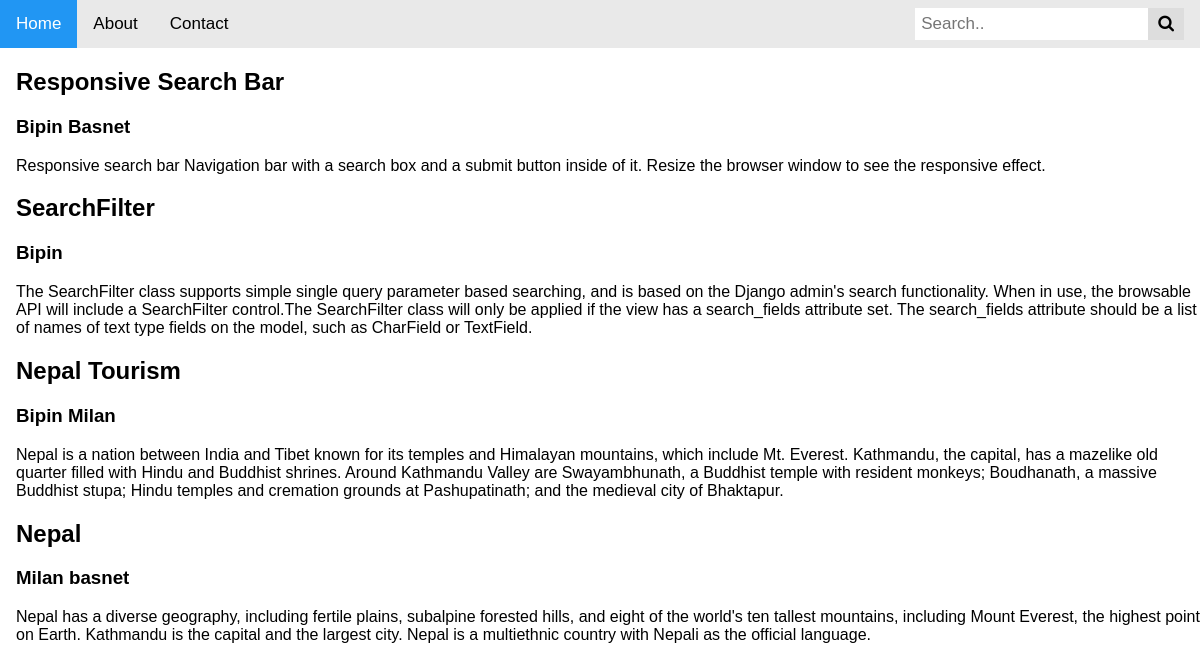
The page / on the database its author committed.
### data/models.py (models this page shows, shortened)
class Data(models.Model):
    name = models.CharField(max_length=40)
    title = models.CharField(max_length=50)
    description = models.TextField()

### data/views.py (the view)
# urls.py: path('', IndexView.as_view()),
class IndexView(ListView):
    model = Data
    def get(self, request, *args, **kwargs):
        items = Data.objects.all()
        context = {
            'items': items
        }
        return render(request, 'index.html', context)

### templates/index.html (shortened to what this page needs)
{% load static %}
<!DOCTYPE html>
<html lang="en">
<head>
    <link rel="stylesheet" href="{% static 'css/style.css' %}">
    <link rel="stylesheet" href="https://cdnjs.cloudflare.com/ajax/libs/font-awesome/4.7.0/css/font-awesome.min.css">
</head>
<body>
<div class="topnav">
    <a class="active" href="#home">Home</a>
    <a href="#about">About</a>
    <a href="#contact">Contact</a>
    <div class="search-container">
        <form method="get" action="{% url 'search' %}">
            <input type="text" placeholder="Search.." name="q" id="id_q">
            <button type="submit"><i class="fa fa-search"></i></button>
        </form>
    </div>
</div>
{% if items %}
{% for item in items %}
<div style="padding-left:16px">
    <h2>{{ item.title }}</h2>
    <h3>{{ item.name }}</h3>
    <p>{{ item.description }}</p>
</div>
{% endfor %}
{% endif %}
</body>
</html>

### apiproject/static/css/style.css (style rules this page uses)
* { box-sizing: border-box; }
body { margin: 0; font-family: Arial, Helvetica, sans-serif; }
.topnav { overflow: hidden; background-color: #e9e9e9; }
.topnav a { float: left; display: block; color: black; text-align: center; padding: 14px 16px; text-decoration: none; font-size: 17px; }
.topnav a.active { background-color: #2196F3; color: white; }
.topnav .search-container { float: right; }
.topnav input[type=text] { padding: 6px; margin-top: 8px; font-size: 17px; border: none; }
.topnav .search-container button { float: right; padding: 6px 10px; margin-top: 8px; margin-right: 16px; background: #ddd; font-size: 17px; border: none; cursor: pointer; }

### rows shown on the page
Data: title "Responsive Search Bar", name "Bipin Basnet", description "Responsive search bar Navigation bar with a search box and a submit button inside of it. Resize the browser window to see the responsive effect."
Data: title "SearchFilter", name "Bipin", description "The SearchFilter class supports simple single query parameter based searching, and is based on the Django admin's search functionality. When in use, the browsable API will include a SearchFilter control.The SearchFilter class will only be applied if the view has a search_fields attribute set. The search_fields attribute should be a list of names of text type fields on the model, such as CharField or TextField."
Data: title "Nepal Tourism", name "Bipin Milan", description "Nepal is a nation between India and Tibet known for its temples and Himalayan mountains, which include Mt. Everest. Kathmandu, the capital, has a mazelike old quarter filled with Hindu and Buddhist shrines. Around Kathmandu Valley are Swayambhunath, a Buddhist temple with resident monkeys; Boudhanath, a massive Buddhist stupa; Hindu temples and cremation grounds at Pashupatinath; and the medieval city of Bhaktapur."
Data: title "Nepal", name "Milan basnet", description "Nepal has a diverse geography, including fertile plains, subalpine forested hills, and eight of the world's ten tallest mountains, including Mount Everest, the highest point on Earth. Kathmandu is the capital and the largest city. Nepal is a multiethnic country with Nepali as the official language."
